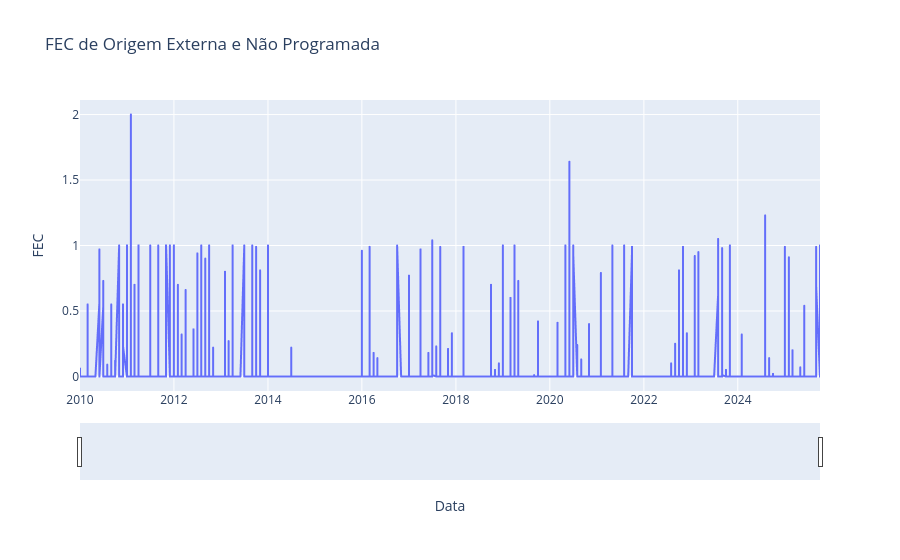

The notebook cell this image was saved under:
### Code cell
# Primeira exploração visual dos dados
fig = px.line(fec_ext_np, x='Data', y='FEC', title='FEC de Origem Externa e Não Programada')
fig.update_xaxes(rangeslider_visible=True)
fig.show()

### Figure 1 — Plotly figure (JSON) as saved in the notebook; plotly's stock layout.template omitted (floating-point values rounded to 4 significant figures; data arrays with more than 128 entries replaced by an {"elided": "..."} marker saying what was removed)
{"data": [{"hovertemplate": "Data=%{x}<br>FEC=%{y}<extra></extra>", "legendgroup": "", "line": {"color": "#636efa", "dash": "solid"}, "marker": {"symbol": "circle"}, "mode": "lines", "name": "", "showlegend": false, "type": "scattergl", "x": {"elided": "25514 str values"}, "xaxis": "x", "y": {"elided": "25514 float values"}, "yaxis": "y"}], "layout": {"legend": {"tracegroupgap": 0}, "title": {"text": "FEC de Origem Externa e Não Programada"}, "xaxis": {"anchor": "y", "domain": [0, 1], "rangeslider": {"visible": true}, "title": {"text": "Data"}}, "yaxis": {"anchor": "x", "domain": [0, 1], "title": {"text": "FEC"}}}}
